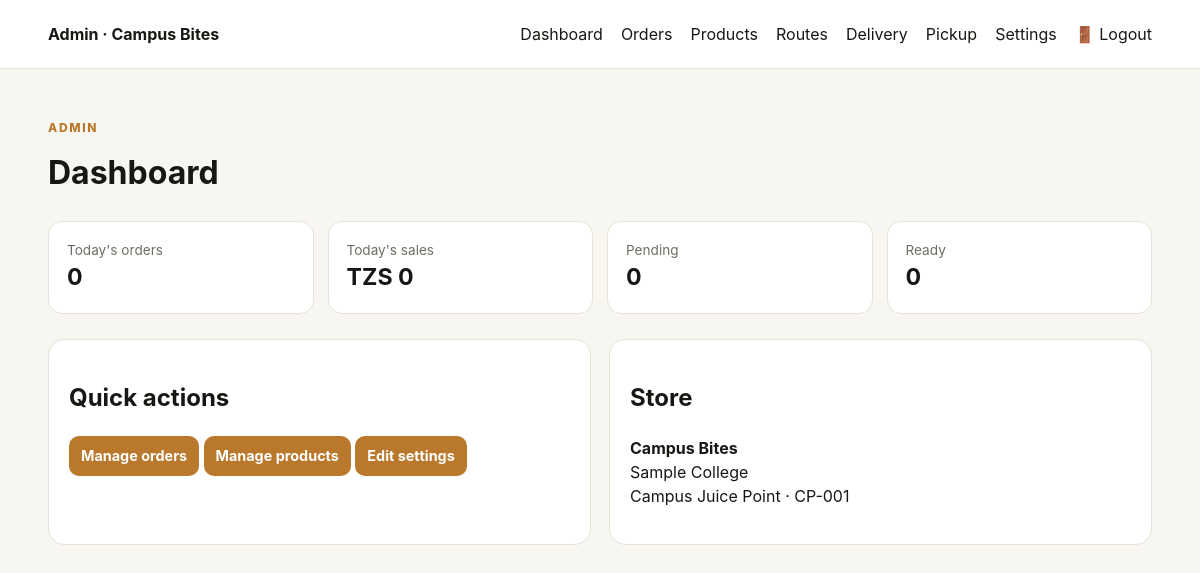
Screenshot of /admin_index.php (signed in) with the database file from the repository.
### tables this page shows
CREATE TABLE IF NOT EXISTS settings (
  id INT AUTO_INCREMENT PRIMARY KEY,
  setting_key VARCHAR(100) NOT NULL UNIQUE,
  setting_value TEXT
);

### config.php (called while the page is built, shortened)
<?php
$host = "localhost";
$user = "root";
$pass = "";
$db   = "campus_bites";
$conn = new mysqli($host, $user, $pass, $db);
$conn->set_charset("utf8mb4");
function e($value) {
    return htmlspecialchars((string)$value, ENT_QUOTES, 'UTF-8');
}
function setting($key, $default = '') {
    global $conn;
    static $cache = [];
    if (array_key_exists($key, $cache)) return $cache[$key];
    $stmt = $conn->prepare("SELECT setting_value FROM settings WHERE setting_key=? LIMIT 1");
    $stmt->bind_param("s", $key);
    $stmt->execute();
    $res = $stmt->get_result()->fetch_assoc();
    $cache[$key] = $res ? $res['setting_value'] : $default;
    return $cache[$key];
}
?>

### admin_index.php (the view)
<?php include "admin_header.php";
$stats=$conn->query("SELECT COUNT(*) total, COALESCE(SUM(total_amount),0) sales FROM orders WHERE DATE(created_at)=CURDATE()")->fetch_assoc();
$pending=$conn->query("SELECT COUNT(*) c FROM orders WHERE DATE(created_at)=CURDATE() AND status='Pending'")->fetch_assoc()['c'];
$ready=$conn->query("SELECT COUNT(*) c FROM orders WHERE DATE(created_at)=CURDATE() AND status='Ready'")->fetch_assoc()['c'];
?>
<div class="page-title"><p class="eyebrow">ADMIN</p><h1>Dashboard</h1></div>
<div class="stats"><div><span>Today's orders</span><strong><?= (int)$stats['total'] ?></strong></div><div><span>Today's sales</span><strong>TZS <?= number_format($stats['sales']) ?></strong></div><div><span>Pending</span><strong><?= (int)$pending ?></strong></div><div><span>Ready</span><strong><?= (int)$ready ?></strong></div></div>
<div class="admin-grid">
<div class="admin-card"><h2>Quick actions</h2><a class="btn btn-small" href="admin_orders.php">Manage orders</a> <a class="btn btn-small" href="admin_products.php">Manage products</a> <a class="btn btn-small" href="admin_settings.php">Edit settings</a></div>
<div class="admin-card"><h2>Store</h2><p><strong><?= e(setting('business_name')) ?></strong><br><?= e(setting('college_name')) ?><br><?= e(setting('pickup_name')) ?> · <?= e(setting('pickup_number')) ?></p></div>
</div>
<?php include "admin_footer.php"; ?>

### style.css (style rules this page uses)
:root { --bg:#f7f6f1;--card:#fff;--text:#171713;--muted:#6f6d63;--line:#e6e2d7;--accent:#b9782b;--dark:#22221e;--good:#2d7a4b;--bad:#a33a32 }
* { box-sizing:border-box }
body { margin:0;background:var(--bg);color:var(--text);font-family:Inter,system-ui,-apple-system,Segoe UI,Arial,sans-serif;line-height:1.5 }
.eyebrow { font-size:.75rem;letter-spacing:.14em;font-weight:800;color:var(--accent);text-transform:uppercase }
.section-head h2,.page-title h1 { margin:0 }
.btn { display:inline-block;border:0;background:var(--accent);color:#fff;text-decoration:none;padding:11px 16px;border-radius:10px;font-weight:750;cursor:pointer }
.btn-small { padding:9px 12px;font-size:.9rem }
.page-title { padding:38px 0 24px }
.info-card,.admin-card,.form-card,.tracking-card,.empty,.order-summary { background:#fff;border:1px solid var(--line);border-radius:16px;padding:20px }
.stats { display:grid;grid-template-columns:repeat(4,1fr);gap:14px;margin-bottom:25px }
.stats>div { background:#fff;border:1px solid var(--line);border-radius:14px;padding:18px }
.stats span { display:block;color:var(--muted);font-size:.85rem }
.stats strong { font-size:1.45rem }
.admin-grid { display:grid;grid-template-columns:1fr 1fr;gap:18px }

### rows the page displays
settings: setting_value "Sample College"
settings: setting_value "Campus Juice Point"
settings: setting_value "CP-001"

### other values shown
setting('business_name','Campus Bites') "Campus Bites"
$stats['total'] "0"
$stats['sales'] "0"
$pending "0"
$ready "0"
setting('business_name') "Campus Bites"
